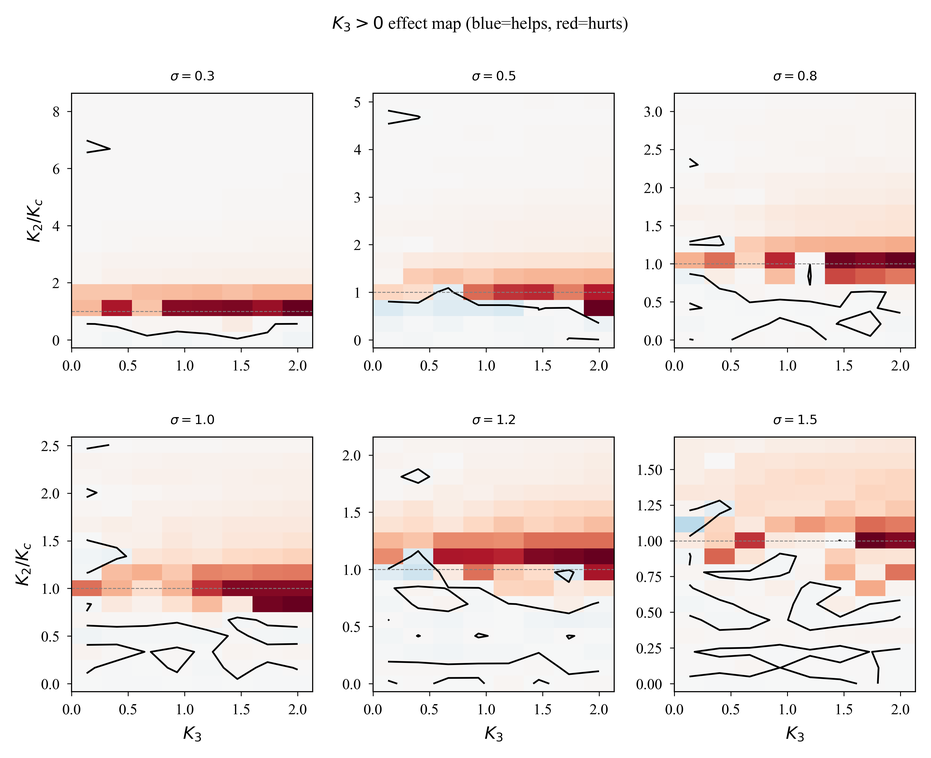
#> input picture paper/supplementary/K3_help_hurt_map.png, 931 x 758 px, shrunk from 3591 x 2926 before the run
$ python -i plot_analytic_phase.py   (imports and definitions only)
#> lines starting #> are read from the running program, lines starting #| are printed output that depends on the picture
"""
解析相图可视化 — 基于 MathAgent 的 Ott-Antonsen 推导
数据来源: analytical_phase_diagram.json (math/ott-antonsen 分支)
"""
import json
import numpy as np
import matplotlib
# [1 line not run here, left out]
import matplotlib.pyplot as plt
import os

# [7 lines not run here, left out]

FIG_DIR = "figures"


def load_analytic_data(path="analytical_phase_diagram.json"):
    with open(path) as f:
        data = json.load(f)
    return data


def plot_analytic_phase_diagrams(data, save=True):
    """
    对每个 σ 画解析 r*(K₂,K₃) 热力图
    叠加 onset 线、explosive 线、多稳态区域、时延可达曲线
    """
    os.makedirs(FIG_DIR, exist_ok=True)

    K2 = np.array(data["K2_range"])
    K3 = np.array(data["K3_range"])
    sigma_results = data["sigma_results"]
    onset_K2c = data["onset_K2c"]
    nfp_sigma1 = np.array(data.get("n_fixed_points_sigma1", []))

    sigma_keys = sorted(sigma_results.keys(), key=lambda s: float(s.split("=")[1]))
    nS = len(sigma_keys)

    ncols = min(3, nS)
    nrows = (nS + ncols - 1) // ncols
    fig, axes = plt.subplots(nrows, ncols, figsize=(5 * ncols, 4.5 * nrows),
                              gridspec_kw={"hspace": 0.35, "wspace": 0.25})
    if nS == 1:
        axes = np.array([axes])
    axes = axes.flatten()

    K3g, K2g = np.meshgrid(K3, K2)

    for i, sk in enumerate(sigma_keys):
        ax = axes[i]
        sr = sigma_results[sk]
        sigma = float(sk.split("=")[1])
        r_star = np.array(sr["r"])

        im = ax.pcolormesh(K3g, K2g, r_star, cmap="RdYlGn", vmin=0, vmax=1,
                           shading="auto", rasterized=True)

        # 相边界等值线
        ax.contour(K3g, K2g, r_star, levels=[0.1, 0.3, 0.5, 0.7],
                   colors=["0.3"], linewidths=[0.5, 0.6, 1.0, 0.6],
                   linestyles=[":", "--", "-", "--"])

        # onset 线
        Kc = onset_K2c.get(sk, sr.get("Kc", 2 * sigma * np.sqrt(2 * np.pi) / np.pi))
        if Kc <= K2.max():
            ax.axhline(Kc, color="white", ls=":", lw=1, alpha=0.8)
            ax.text(K3.max() * 0.85, Kc + 0.15, f"$K_c$={Kc:.2f}",
                    color="white", fontsize=7, ha="right")

        # explosive 线 K₃ = K₂
        k2_line = np.linspace(max(K2.min(), K3.min()), min(K2.max(), K3.max()), 50)
        ax.plot(k2_line, k2_line, "w--", lw=1, alpha=0.7)

        # 多稳态区域 (仅 σ=1)
        if sk == "sigma=1.0" and nfp_sigma1.size > 0:
            ax.contour(K3g, K2g, nfp_sigma1, levels=[1.5],
                       colors=["yellow"], linewidths=[1.2], linestyles=["-"])

        # 时延可达曲线
        for dk, dv in data.get("delay_reachable_curves", {}).items():
            K2_bare = float(dk.split("=")[1])
            if isinstance(dv, dict) and "K2_eff" in dv and "K3_eff" in dv:
                ax.plot(dv["K3_eff"], dv["K2_eff"], "c-", lw=0.8, alpha=0.5)

        ax.set_xlabel("$K_3$")
        ax.set_ylabel("$K_2$")
        ax.set_title(f"$\\sigma={sigma:.1f}$ (analytic)")
        ax.text(-0.12, 1.06, chr(65 + i), transform=ax.transAxes,
                fontsize=13, fontweight="bold", va="top")

    # colorbar
    fig.colorbar(im, ax=axes[:nS].tolist(), label="$r^*$ (Ott-Antonsen)",
                 shrink=0.8, pad=0.02)

    for j in range(nS, len(axes)):
        axes[j].set_visible(False)

    fig.suptitle("Analytic phase diagrams (Ott-Antonsen reduction)",
                 fontsize=14, y=1.02)

    if save:
        path = os.path.join(FIG_DIR, "analytic_phase_diagrams.pdf")
        fig.savefig(path)
        fig.savefig(path.replace(".pdf", ".png"))
        print(f"Saved: {path}")
    return fig


# [3 lines not run here, left out]

>>> import cv2
>>> picture = cv2.imread('paper/supplementary/K3_help_hurt_map.png', cv2.IMREAD_GRAYSCALE)
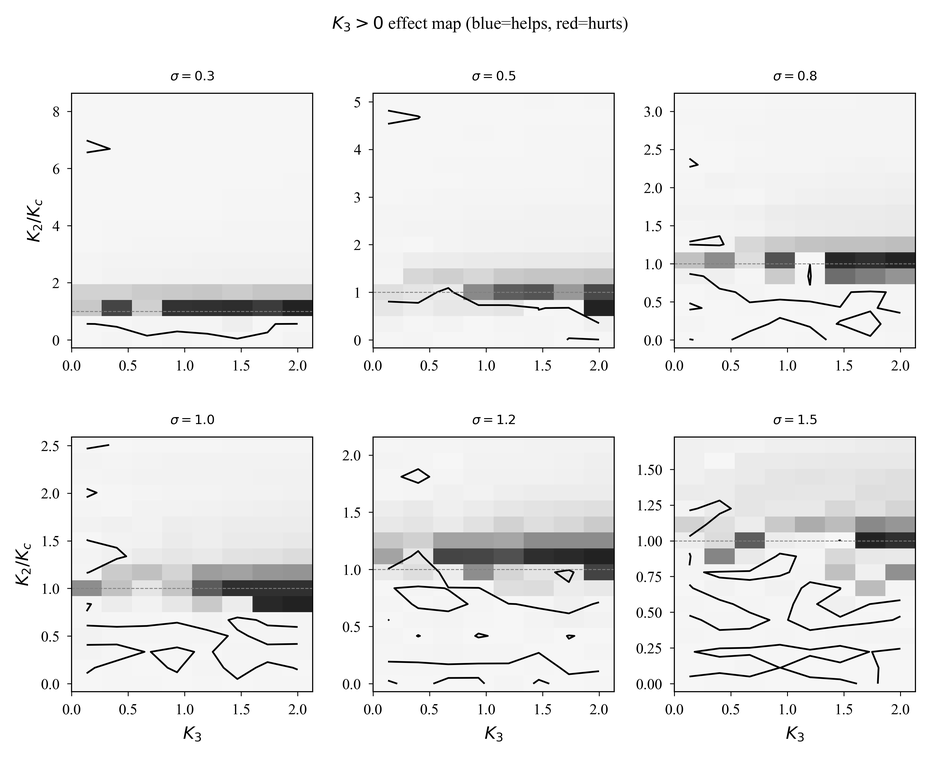
#> picture: shape (758, 931); min 0, max 255, mean 234.9
>>> result = plot_analytic_phase_diagrams(picture)
#> (the run stopped early here; a loop or call above may not have finished)

$ run again, on paper/supplementary/Z2_Z1_ratio.png
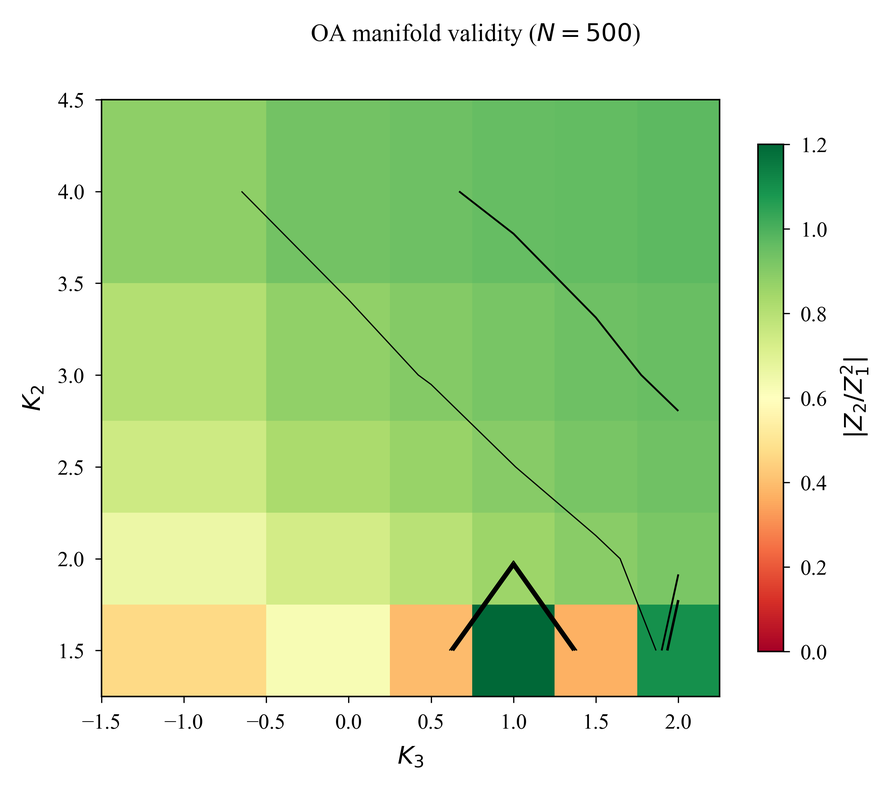
#> input picture paper/supplementary/Z2_Z1_ratio.png, 892 x 791 px, shrunk from 2416 x 2143 before the run
#> `picture = cv2.imread('paper/supplementary/K3_help_hurt_map.png', cv2.I..`:
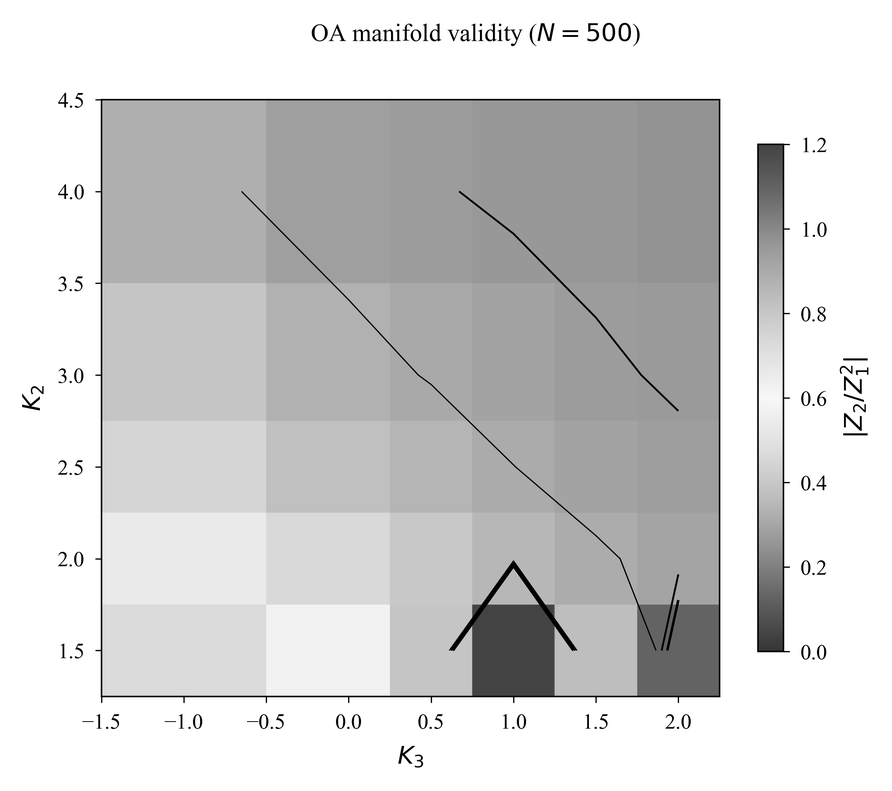
#> picture: shape (791, 892); min 0, max 255, mean 208.4
